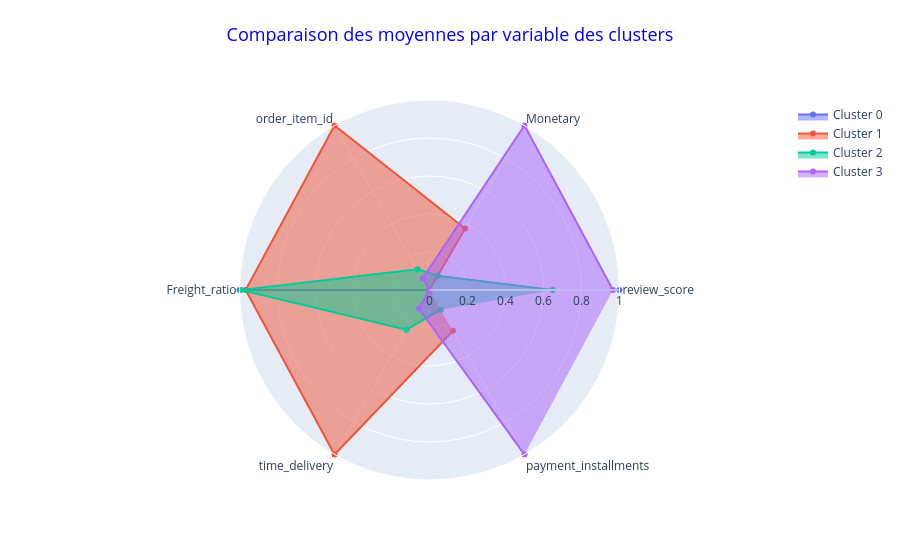

Write notebook code for a chart like this one.
### Code cell
plot_radars(data=X_scaled_clusters, group='kmeans_label')

### Figure 1 — Plotly figure (JSON) as saved in the notebook; plotly's stock layout.template omitted (floating-point values rounded to 4 significant figures)
{"data": [{"fill": "toself", "name": "Cluster 0", "r": [1.0, 0, 0, 1.0, 0, 0], "theta": ["review_score", "Monetary", "order_item_id", "Freight_ratio", "time_delivery", "payment_installments"], "type": "scatterpolar"}, {"fill": "toself", "name": "Cluster 1", "r": [0, 0.3744, 1, 0.9677, 1, 0.2477], "theta": ["review_score", "Monetary", "order_item_id", "Freight_ratio", "time_delivery", "payment_installments"], "type": "scatterpolar"}, {"fill": "toself", "name": "Cluster 2", "r": [0.6485, 0.0872, 0.1263, 0.9916, 0.2417, 0.1196], "theta": ["review_score", "Monetary", "order_item_id", "Freight_ratio", "time_delivery", "payment_installments"], "type": "scatterpolar"}, {"fill": "toself", "name": "Cluster 3", "r": [0.9655, 1.0, 0.0717, 0, 0.1123, 1], "theta": ["review_score", "Monetary", "order_item_id", "Freight_ratio", "time_delivery", "payment_installments"], "type": "scatterpolar"}], "layout": {"polar": {"radialaxis": {"range": [0, 1], "visible": true}}, "showlegend": true, "title": {"font": {"color": "blue", "size": 18}, "text": "Comparaison des moyennes par variable des clusters", "x": 0.5, "xanchor": "center", "y": 0.95, "yanchor": "top"}}}
